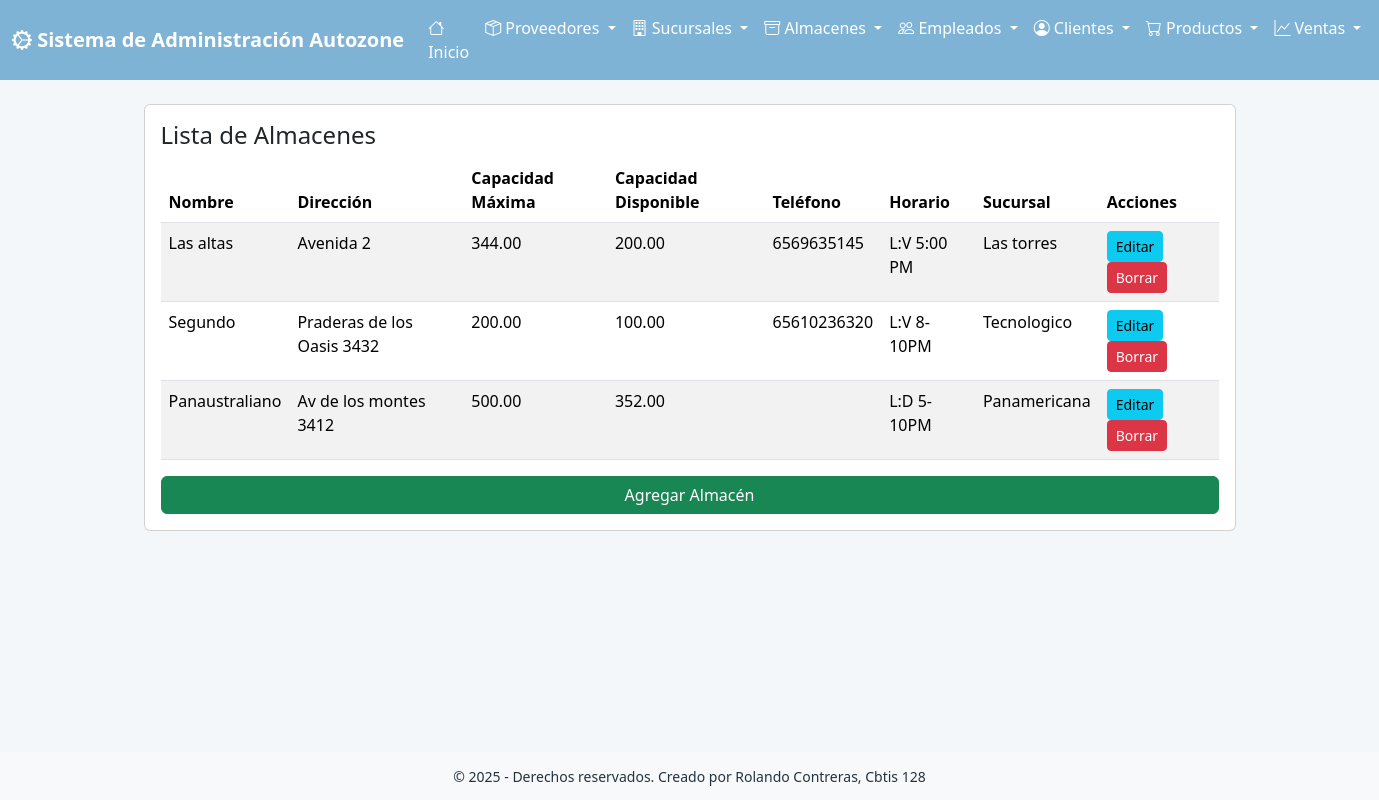
The app's page /ver_almacen/ with its own data.
### app_Autozone/models.py (models this page shows, shortened)
class Almacen(models.Model):
    id_sucursal = models.ForeignKey(
        Sucursal,
        on_delete=models.CASCADE,
        related_name='almacenes',
        verbose_name='Sucursal'
    )
    nombre = models.CharField(max_length=100)
    direccion = models.CharField(max_length=200)
    capacidad_max = models.DecimalField(max_digits=10, decimal_places=2)
    capacidad_disp = models.DecimalField(max_digits=10, decimal_places=2)
    telefono = models.CharField(max_length=20)
    horario = models.CharField(max_length=100)
    class Meta:
        verbose_name = 'Almacén'
        verbose_name_plural = 'Almacenes'

class Sucursal(models.Model):
    nombre = models.CharField(max_length=100)
    direccion = models.CharField(max_length=200)
    telefono = models.CharField(max_length=20)
    ciudad = models.CharField(max_length=50)
    fecha_apertura = models.DateField()
    horario = models.CharField(max_length=100)
    id_proveedor = models.ForeignKey(
        Proveedor,
        on_delete=models.CASCADE,
        related_name='sucursales',
        verbose_name='Proveedor'
    )
    class Meta:
        verbose_name = 'Sucursal'
        verbose_name_plural = 'Sucursales'

### app_Autozone/views.py (the view)
# urls.py: path('ver_almacen/', views.ver_almacen, name='ver_almacen'),
def ver_almacen(request):
    almacenes = Almacen.objects.all()
    return render(request, 'almacen/ver_almacen.html', {'almacenes': almacenes})

### app_Autozone/templates/almacen/ver_almacen.html (shortened to what this page needs)
{% extends 'base.html' %}
{% block content %}
<div class="card p-3">
  <h4>Lista de Almacenes</h4>
  <table class="table table-striped">
    <thead>
      <tr>
        <th>Nombre</th>
        <th>Dirección</th>
        <th>Capacidad Máxima</th>
        <th>Capacidad Disponible</th>
        <th>Teléfono</th>
        <th>Horario</th>
        <th>Sucursal</th>
        <th>Acciones</th>
      </tr>
    </thead>
    <tbody>
      {% for a in almacenes %}
      <tr>
        <td>{{ a.nombre }}</td>
        <td>{{ a.direccion }}</td>
        <td>{{ a.capacidad_max }}</td>
        <td>{{ a.capacidad_disp }}</td>
        <td>{{ a.telefono }}</td>
        <td>{{ a.horario }}</td>
        <td>{{ a.id_sucursal.nombre }}</td>
        <td>
          <a class="btn btn-sm btn-info" href="{% url 'actualizar_almacen' a.id %}">Editar</a>
          <a class="btn btn-sm btn-danger" href="{% url 'borrar_almacen' a.id %}">Borrar</a>
        </td>
      </tr>
      {% empty %}
      <tr><td colspan="8">No hay almacenes registrados.</td></tr>
      {% endfor %}
    </tbody>
  </table>
  <a class="btn btn-success" href="{% url 'agregar_almacen' %}">Agregar Almacén</a>
</div>
{% endblock %}

### app_Autozone/templates/base.html (style rules this page uses)
:root { --primary:#7FB3D5; --accent:#F7D6B5; --muted:#F4F7FA; --card:#FFFFFF; }
body { background: var(--muted); color: #243240; }

### records on screen
Almacen: nombre "Las altas", direccion "Avenida 2", capacidad_max "344.00", capacidad_disp "200.00", telefono "6569635145", horario "L:V 5:00 PM", id_sucursal.nombre "Las torres"
Almacen: nombre "Segundo", direccion "Praderas de los Oasis 3432", capacidad_max "200.00", capacidad_disp "100.00", telefono "65610236320", horario "L:V 8-10PM", id_sucursal.nombre "Tecnologico"
Almacen: nombre "Panaustraliano", direccion "Av de los montes 3412", capacidad_max "500.00", capacidad_disp "352.00", horario "L:D 5-10PM", id_sucursal.nombre "Panamericana"
